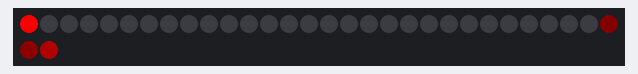
Simulated run of this sketch. Board: Arduino Uno, built with avr-gcc and run on an emulated ATmega328P. On the bench: 32 RGB LEDs in strip order, left to right, continuing on the next row.

Above: at 0.17 s.
At 4.92 s:
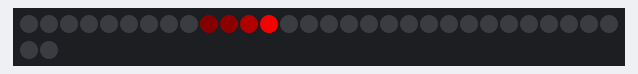
At 9.67 s:
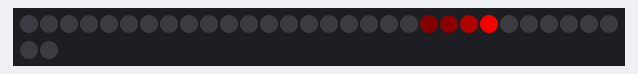
At 19.64 s:
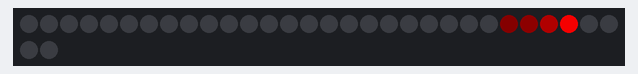
At 30.25 s:
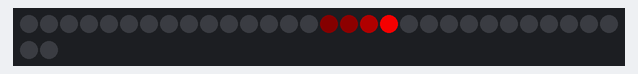
At 39.63 s:
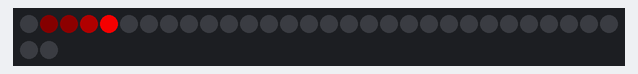

The sketch:

run_strip_heartbeat.ino
```cpp
#include <Adafruit_NeoPixel.h>

#define LED_PIN    6
#define LED_COUNT 32

int rate = 30;

Adafruit_NeoPixel strip (LED_COUNT, LED_PIN, NEO_GRB + NEO_KHZ800);

void setup() {
  strip.begin();
  strip.show();
  strip.setBrightness(225);
  Serial.begin(9600);
}

void loop() {
  for(int i=1;i<33;i++){
    if(i < 2){
      strip.fill(strip.Color(64, 0, 0), 0, 32);
      strip.fill(strip.Color(15, 0, 0), 0, 31);
      strip.fill(strip.Color(8, 0, 0), 0, 30);
      strip.fill(strip.Color(0, 0, 0), 0, 29);
      strip.fill(strip.Color(255, 0, 0), 0, 1);
    }else if(i < 3){
      strip.fill(strip.Color(15, 0, 0), 0, 32);
      strip.fill(strip.Color(8, 0, 0), 0, 31);
      strip.fill(strip.Color(0, 0, 0), 0, 30);
      strip.fill(strip.Color(255, 0, 0), 0, 2);
      strip.fill(strip.Color(64, 0, 0), 0, 1);
    }else if(i < 4){
      strip.fill(strip.Color(8, 0, 0), 0, 32);
      strip.fill(strip.Color(0, 0, 0), 0, 31);
      strip.fill(strip.Color(255, 0, 0), 0, 3);
      strip.fill(strip.Color(64, 0, 0), 0, 2);
      strip.fill(strip.Color(15, 0, 0), 0, 1);
    }else if(i<5){
      strip.fill(strip.Color(0, 0, 0), 0, 32);
      strip.fill(strip.Color(255, 0, 0), 0, 4);
      strip.fill(strip.Color(64, 0, 0), 0, 3);
      strip.fill(strip.Color(15, 0, 0), 0, 2);
      strip.fill(strip.Color(8, 0, 0), 0, 1);
    }else{
      strip.fill(strip.Color(255, 0, 0), 0, i);
      strip.fill(strip.Color(64, 0, 0), 0, i-1);
      strip.fill(strip.Color(15, 0, 0), 0, i-2);
      strip.fill(strip.Color(8, 0, 0), 0, i-3);
      strip.fill(strip.Color(0, 0, 0), 0, i-4);
    }

    strip.show();
    delay(rate);
  }
}
```
